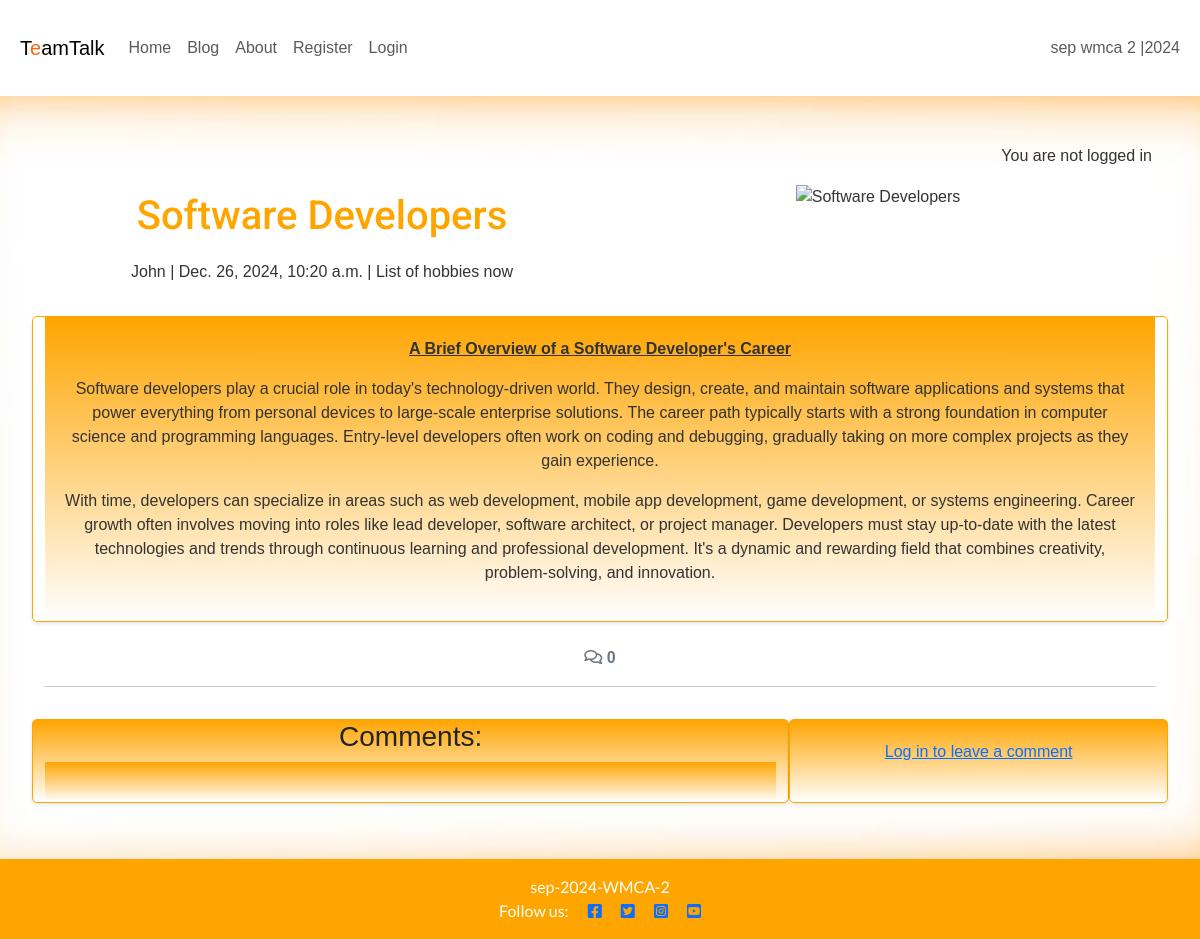
The app's page /blog/software-developers/ with its own data.
### blog/models.py (models this page shows, shortened)
class Post(models.Model):
    title = models.CharField(max_length=100)
    slug = models.SlugField(max_length=100)
    author_id = models.ForeignKey(
        User, on_delete=models.CASCADE, related_name="blog_posts"
    )
    featured_image = CloudinaryField('image', default='placeholder')
    content = models.TextField()
    category = models.ForeignKey(
        Category,
        on_delete=models.SET_NULL,
        null=True,
        blank=True, related_name='posts', default=1)
    created_at = models.DateTimeField(auto_now_add=True)
    updated_at = models.DateTimeField(auto_now=True)
    status = models.CharField(
        max_length=20,
        choices=[('draft', 'Draft'), ('published', 'Published')],
        default='draft'
    )

class Category(models.Model):
    name = models.CharField(max_length=100, unique=True)
    description = models.TextField(blank=True, null=True)
    author = models.ForeignKey(
        User, on_delete=models.CASCADE, related_name="categories")

### blog/views.py (the view, shortened to what this page needs)
# urls.py: path('<slug:slug>/', views.post_detail, name='post_detail'),
def post_detail(request, slug):
    queryset = Post.objects.filter(status='published')
    post = get_object_or_404(queryset, slug=slug)
    comments = post.comments.all().order_by("-created_on")
    category = post.category
    comment_count = post.comments.filter(approved=True).count()
    comment_form = CommentForm()
    return render(
        request,
        "blog/post_detail.html",
        {
            "post": post,
            "comments": comments,
            'category': category,
            "comment_count": comment_count,
            "comment_form": comment_form
        },
    )

### blog/templates/blog/post_detail.html (shortened to what this page needs)
{% extends 'base.html' %}
{% load static %}
{% load crispy_forms_tags %}
{% block content %}
<div class="masthead">
    <div class="container">
        <div class="row g-0">
            <div class="col-md-6 masthead-text">
                <h1>{{ post.title }}</h1>
                <p class="post-subtitle">{{ post.author_id }} | {{ post.created_at }} | {{ category.name }}</p>
            </div>
            <div class="d-none d-md-block col-md-6 masthead-image">
                {% if "placeholder" in post.featured_image.url %}
                <img src="{% static 'images/image1.jpg' %}" width="75%" class="scale" alt="placeholder">
                {% else %}
                <img src="{{ post.featured_image.url }}" width="75%" class="scale" alt="{{ post.title }}">
                {% endif %}
            </div>
        </div>
    </div>
</div>
<div class="container">
    <div class="row">
        <div class="col card mb-4 mt-3 left top">
            <div class="card-body">
                <article class="card-text">
                    {{ post.content | safe }}
                </article>
            </div>
        </div>
    </div>
    <div class="row">
        <div class="col-12">
            <strong class="text-secondary">
                <i class="far fa-comments"></i> {{ comment_count }}
            </strong>
        </div>
        <div class="col-12">
            <hr>
        </div>
    </div>
    <div class="row">
        <div class="col-md-8 card mb-4 mt-3" style="background: linear-gradient(to bottom, #FFA500, #FFFFFF);">
            <h3>Comments:</h3>
            <div class="card-body">
            </div>
        </div>
        <div class="col-md-4 card mb-4 mt-3" style="background: linear-gradient(to bottom, #FFA500, #FFFFFF);">
            <div class="card-body">
                {% if user.is_authenticated %}
                <h3>Leave a comment:</h3>
                <p>Posting as: {{ user.username }}</p>
                <form id="commentForm" method="post" style="margin-top: 1.3em;">
                    {{ comment_form }}
                    {% csrf_token %}
                    <button id="submitButton" type="submit"
                        style="background-color: orange; color: white; border: none; padding: 5px 10px; border-radius: 3px; cursor: pointer;"
                        onmouseover="this.style.backgroundColor='darkorange';"
                        onmouseout="this.style.backgroundColor='orange';">
                        Submit
                    </button>
                </form>
                {% else %}
                <p>
                    <a href="{% url 'account_login' %}" class="login-link">Log in to leave a comment</a>
                </p>
                {% endif %}
            </div>
        </div>
    </div>
</div>
{% endblock content %}

### static/css/style.css (style rules this page uses)
body { background-image: url(/static/images/TotFundal2.jpg); background-size: cover; background-position: center; background-repeat: no-repeat; margin: 0; font-family: Arial, sans-serif; background-color: #f7f7f7; color: #333333; }
h1, h2 { margin: 0.5rem 0; font-family: "Roboto"; }
body { font-family: Arial, sans-serif; }
h1, h2 { color: orange; margin-bottom: 20px; }
.card { border: 1px solid orange; border-radius: 5px; box-shadow: 0 2px 4px rgba(0, 0, 0, 0.1); }
.card-body { background: linear-gradient(to bottom, orange, white); padding: 20px; text-align: center; }
.card-text { color: #333; margin-bottom: 15px; }

### records on screen
Post: title "Software Developers", author_id "John", created_at "Dec. 26, 2024, 10:20 a.m.", content "A Brief Overview of a Software Developer's Career Software developers play a crucial role in today's technology-driven world. They design, create, and maintain software applications and systems that power everything from personal devices to large-scale enterprise solutions. The career path typically starts with a strong foundation in computer science and programming languages. Entry-level developers often work on coding and debugging, gradually taking on more complex projects as they gain experience. With time, developers can specialize in areas such as web development, mobile app development, game development, or systems engineering. Career growth often involves moving into roles like lead…"
Category: name "List of hobbies now"

### other values on screen
{{ comment_count }} "0"
